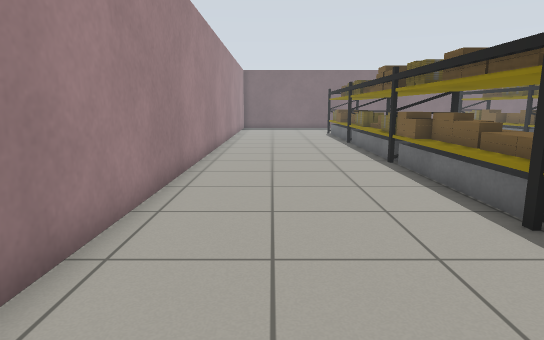
View 1 (above)

21 first-person views from a walk through a robot-simulator world made for Gazebo. The camera is 0.9 m above the floor, tilts 10° down and sees 75° across. The lines on the ground mark 1 m squares. The floor is counted in squares, 0.5 m on a side. Each view is taken from the middle of a square. On the plan, view 1 faces up. The plan holds only what a view shows up to about 17 squares ahead; the rest is blank. The place goes on beyond the plan. Robots are left out. Simple shapes stand in for some stock models. Some surface patterns are stand-ins.

View 2
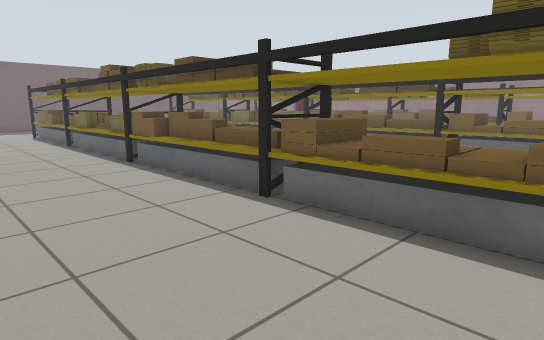

View 3
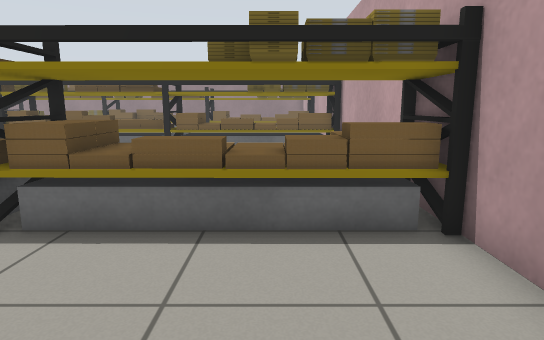

View 4
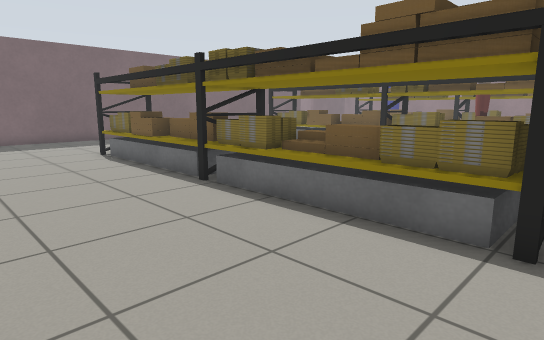

View 5
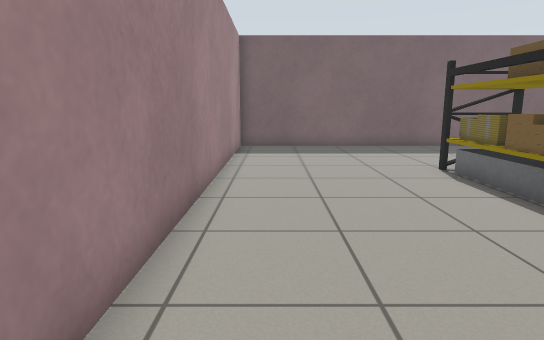

View 6
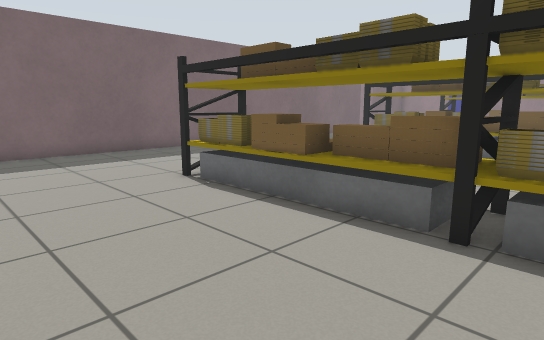

View 7
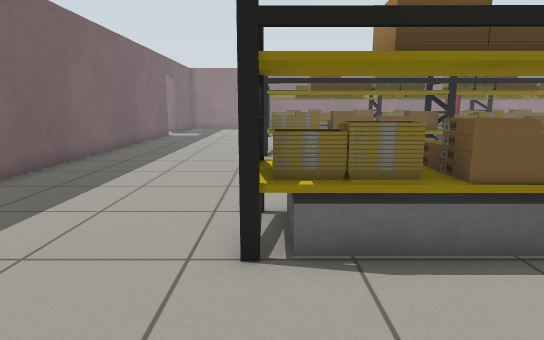

View 8
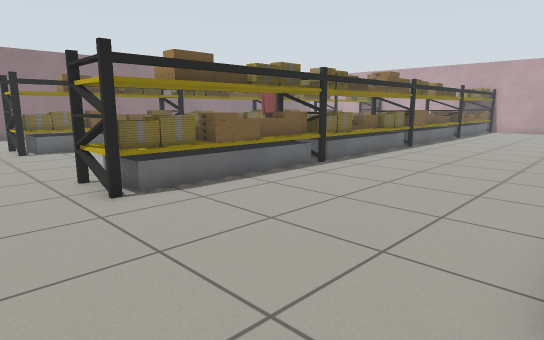

View 9
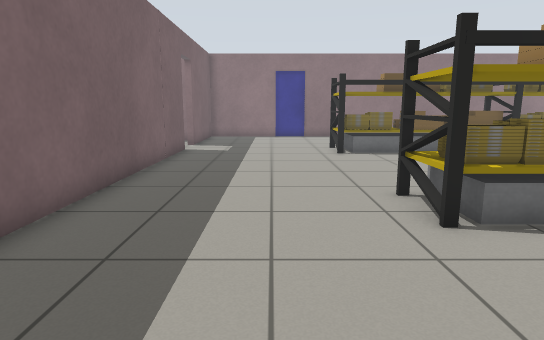

View 10
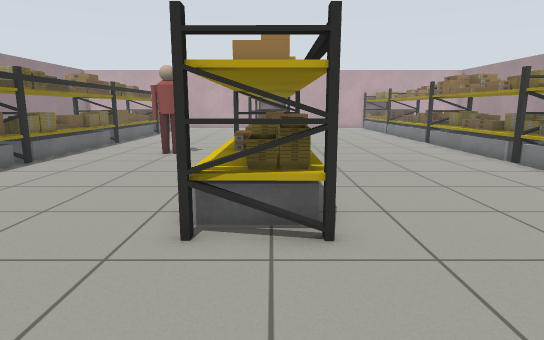

View 11
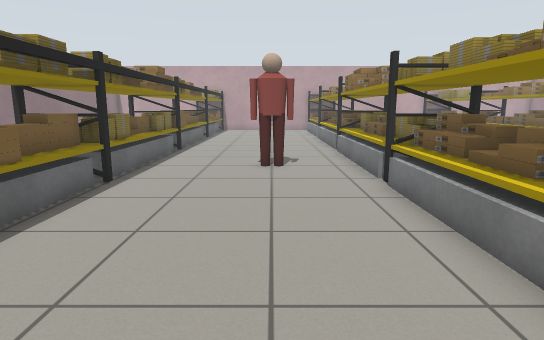

View 12
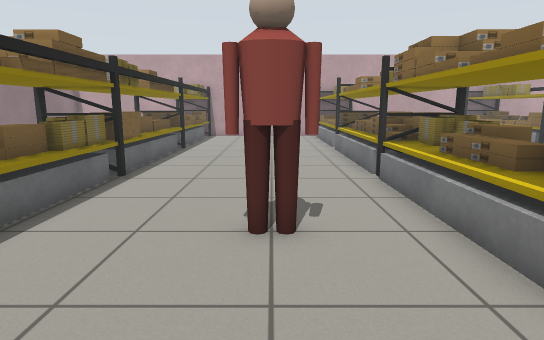

View 13
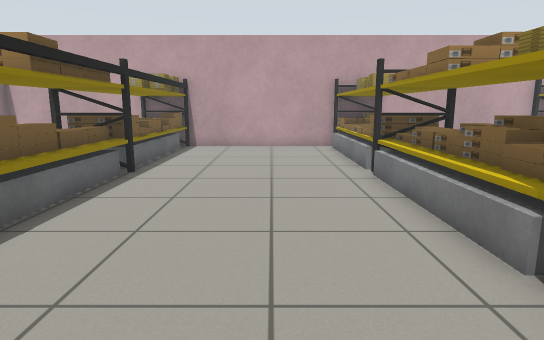

View 14
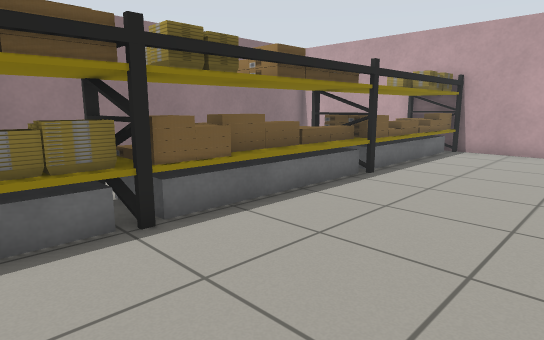

View 15
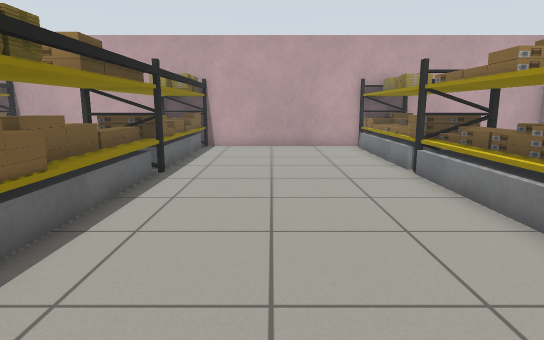

View 16
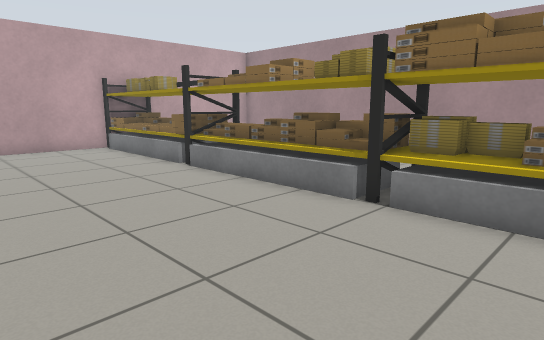

View 17
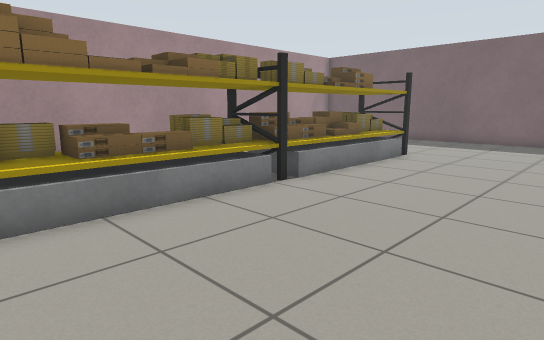

View 18
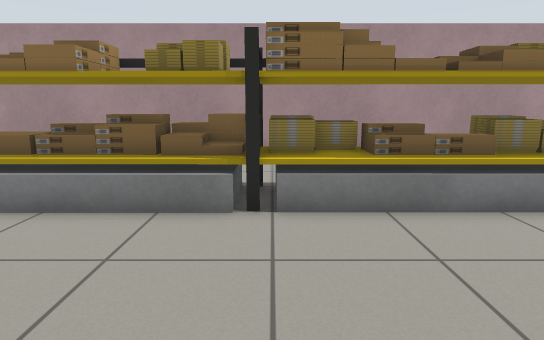

View 19
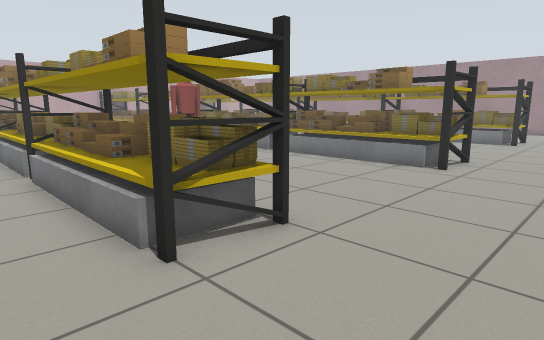

View 20
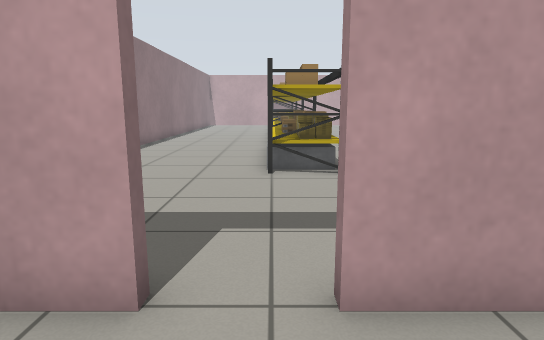

View 21
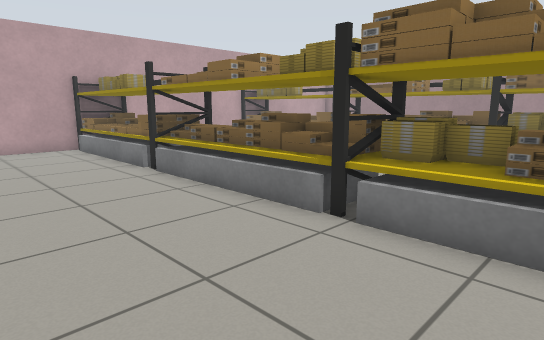

### Floor plan
Points are (right, up) in squares from view 1. A wall is a line through its corners. A room is listed if a view was taken in it or the views show most of it. See-through windows are left out.
Room 1 (views 1, 2, 3, 4, 5, 6, 7, 8, 9, 10, 11, 12, 13, 14, 15, 16, 17, 18, 19, 21)
walls: (23.5, 31.8) (-2.5, 31.8) (-2.5, 0.9); (-2.5, -1.7) (26.5, -1.7)
ways out: open door at (24.5, 32) to room 2
objects: shelf (4, -1) to (6, 25); grey box (6, -1) to (6, 4); grey box (6, 6) to (6, 11); grey box (6, 12) to (6, 18); grey box (6, 19) to (6, 24); shelf (13, -1) to (15, 25); grey box (15, -1) to (15, 4); grey box (15, 6) to (15, 11); grey box (15, 12) to (15, 18); grey box (15, 19) to (15, 24); person (17, 16) to (19, 16); shelf (22, -1) to (24, 25); grey box (24, 11); grey box (24, 13) to (24, 18); grey box (24, 19) to (24, 24)
Room 2 (view 20)
walls: (25.1, 32.1) (26.5, 32.1); (21.5, 32.1) (23.5, 32.1)
ways out: open door at (24.5, 32) to room 1

Positions as (right, up) in squares from view 1, and headings:
1: (0, 0), facing up
2: (-1, 0), facing up-right
3: (-1, 1), facing right
4: (-1, 11), facing up-right
5: (-1, 15), facing up
6: (-1, 17), facing up-right
7: (0, 25), facing right
8: (6, 28), facing down-right
9: (8, 28), facing right
10: (14, 30), facing down
11: (18, 27), facing down
12: (18, 21), facing down
13: (18, 15), facing down
14: (17, 14), facing down-right
15: (10, 15), facing down
16: (12, 15), facing down-left
17: (12, 12), facing up-left
18: (12, 12), facing left
19: (26, 29), facing down-left
20: (24, 35), facing down
21: (20, 15), facing down-left
